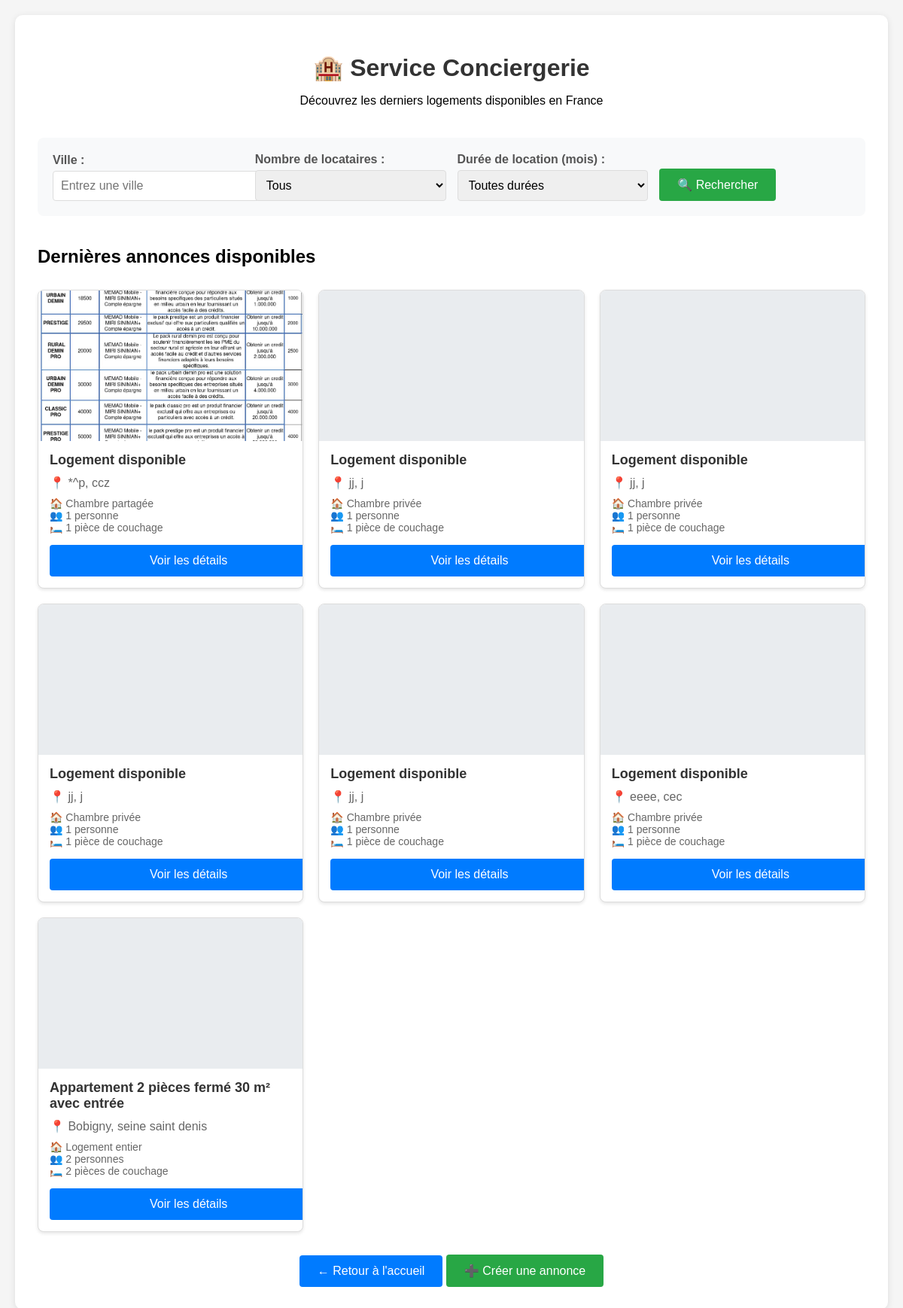
Page /conciergerie/ on the committed database.
### annonce/models.py (models this page shows)
class ImageLogement(models.Model):
    annonce = models.ForeignKey(Annonce, on_delete=models.CASCADE)
    images = models.FileField(upload_to='images/')

class Annonce(models.Model):
    user = models.ForeignKey(
        settings.AUTH_USER_MODEL,
        null=True,
        on_delete=models.CASCADE,
        unique=False
    )
    class TypeHebergement(models.TextChoices):
        Appartemment = 'APPT', _('Appartemment')
        Maison = 'MAIS', _('Maison')
        Studio = 'STUD', _('Studio')
        Autre = 'OTHR', _('Autre')
    hebergement_choice = models.CharField(
        max_length=4,
        choices=TypeHebergement.choices,
        default=TypeHebergement.Appartemment,
        verbose_name="Type d'hébergement"
    )
    class TypeLocation(models.TextChoices):
        logement_entier = 'ENTR', _('Logement entier')
        chambre_privee = 'PRIV', _('Chambre privée')
        chambre_partagee = 'PART', _('Chambre partagée')
    type_location_choices = models.CharField(
        max_length=4,
        choices=TypeLocation.choices,
        default=TypeLocation.logement_entier,
        verbose_name="Location partielle ou totale"
    )
    categorie_logement = models.CharField(max_length=50, blank=True)
    titre_logement = models.CharField(max_length=50, blank=True)
    description = models.TextField(blank=True)
    nombre_personne = IntegerField(
        default=1,
        validators=[
            MaxValueValidator(20),
            MinValueValidator(1)
        ],
        blank=True
    )
    pieces_couchage = IntegerField(
        default=1,
        validators=[
            MaxValueValidator(10),
            MinValueValidator(1)
        ],
        blank=True
    )
    equipements = models.ManyToManyField(Equipements, blank=True)
    services = models.ManyToManyField(Services, blank=True)
    categorie_service = models.ManyToManyField(CategorieService, blank=True)
    charges = models.ManyToManyField(Charges, blank=True)
    dureeLocationMini = models.CharField(blank=True,null=True, max_length=50)
    dureeLocationMaxi = models.CharField(blank=True,null=True, max_length=50)
    loyer_tc = models.FloatField(max_length=50, blank=True, null=True)
    charges_loyer = models.FloatField(max_length=50, blank=True, null=True)
    reservation = models.OneToOneField(
        settings.AUTH_USER_MODEL,
        null=True,
        on_delete=models.CASCADE,
        unique=False,
        related_name = 'user_reserved'
    )
    reserved = models.BooleanField(default=False)
    address = models.OneToOneField(
        AdressAnnonce,
        on_delete=models.CASCADE,
        null=True,
    )

class AdressAnnonce(models.Model):
    rue = models.CharField(blank=True, max_length=20)
    voie = models.CharField(blank=True, max_length=35)
    ville = models.CharField(blank=True, max_length=20)
    region = models.CharField(blank=True, max_length=20)
    zipCode = models.CharField(blank=True, max_length=5)
    pays = models.CharField(blank=True, max_length=20)

### conciergerie/views.py (the view)
# urls.py: path('', views.home, name='home'),
def home(request):
    query_ville = request.GET.get('place')
    query_location = request.GET.get('query_location')
    query_locataires = request.GET.get('query_locataires')
    lastannonce = Annonce.objects.filter(address__pays__icontains="France")
    lastannonce = lastannonce.order_by('-id')[:10]
    image = ImageLogement.objects.all()
    context = {'annonce': lastannonce, 'image': image}
    return render(request, 'conciergerie/index.html', context)

### templates/conciergerie/index.html (shortened to what this page needs)
<!DOCTYPE html>
<html lang="fr">
<head>
</head>
<body>
    <div class="container">
        <div class="header">
            <h1>🏨 Service Conciergerie</h1>
            <p>Découvrez les derniers logements disponibles en France</p>
        </div>
        <form class="search-form" method="get" action="{% url 'search_conciergerie' %}">
            <div class="form-row">
                <div class="form-group">
                    <label for="query_ville">Ville :</label>
                    <input type="text" name="query_ville" id="query_ville" placeholder="Entrez une ville">
                </div>
                <div class="form-group">
                    <label for="query_locataires">Nombre de locataires :</label>
                    <select name="query_locataires" id="query_locataires">
                        <option value="">Tous</option>
                    </select>
                </div>
                <div class="form-group">
                    <label for="query_location">Durée de location (mois) :</label>
                    <select name="query_location" id="query_location">
                        <option value="">Toutes durées</option>
                    </select>
                </div>
                <div class="form-group">
                    <button type="submit" class="btn btn-search">🔍 Rechercher</button>
                </div>
            </div>
        </form>
        <h2>Dernières annonces disponibles</h2>
        {% if annonce %}
        <div class="annonces-grid">
            {% for ann in annonce %}
            <div class="annonce-card">
                <div class="annonce-image">
                    {% for img in image %}
                        {% if img.annonce == ann %}
                            <img src="{{ img.images.url }}" alt="Photo du logement">
                        {% endif %}
                    {% empty %}
                        📷 Aucune image
                    {% endfor %}
                </div>
                <div class="annonce-content">
                    <div class="annonce-title">
                        {{ ann.titre_logement|default:"Logement disponible" }}
                    </div>
                    {% if ann.address %}
                    <div class="annonce-location">
                        📍 {{ ann.address.ville }}, {{ ann.address.region }}
                    </div>
                    {% endif %}
                    <div class="annonce-details">
                        <div>🏠 {{ ann.get_type_location_choices_display }}</div>
                        <div>👥 {{ ann.nombre_personne }} personne{{ ann.nombre_personne|pluralize }}</div>
                        {% if ann.pieces_couchage %}
                        <div>🛏️ {{ ann.pieces_couchage }} pièce{{ ann.pieces_couchage|pluralize }} de couchage</div>
                        {% endif %}
                    </div>
                    <a href="/annonce/{{ ann.id }}/" class="btn" style="width: 100%; text-align: center;">
                        Voir les détails
                    </a>
                </div>
            </div>
            {% endfor %}
        </div>
        {% else %}
        <div style="text-align: center; padding: 40px; color: #666;">
            <h3>Aucune annonce disponible pour le moment</h3>
            <p>Revenez plus tard pour découvrir de nouvelles offres !</p>
        </div>
        {% endif %}
        <div class="navigation">
            <a href="/" class="btn">← Retour à l'accueil</a>
            <a href="/creer-annonce" class="btn" style="background-color: #28a745;">➕ Créer une annonce</a>
        </div>
    </div>
</body>
</html>

### templates/conciergerie/index.html (style rules this page uses)
body { font-family: Arial, sans-serif; margin: 0; padding: 20px; background-color: #f5f5f5; }
.container { max-width: 1200px; margin: 0 auto; background: white; padding: 30px; border-radius: 10px; box-shadow: 0 2px 10px rgba(0,0,0,0.1); }
.header { text-align: center; margin-bottom: 40px; }
.header h1 { color: #333; margin-bottom: 10px; }
.search-form { background-color: #f8f9fa; padding: 20px; border-radius: 8px; margin-bottom: 40px; }
.form-row { display: flex; gap: 15px; align-items: end; flex-wrap: wrap; }
.form-group { flex: 1; min-width: 200px; }
.form-group label { display: block; margin-bottom: 5px; font-weight: bold; color: #555; }
.form-group input, .form-group select { width: 100%; padding: 10px; border: 1px solid #ddd; border-radius: 4px; font-size: 16px; }
.btn { background-color: #007bff; color: white; padding: 12px 24px; border: none; border-radius: 4px; cursor: pointer; text-decoration: none; display: inline-block; font-size: 16px; }
.btn-search { background-color: #28a745; }
.annonces-grid { display: grid; grid-template-columns: repeat(auto-fill, minmax(300px, 1fr)); gap: 20px; margin-top: 30px; }
.annonce-card { border: 1px solid #ddd; border-radius: 8px; overflow: hidden; background: white; box-shadow: 0 2px 4px rgba(0,0,0,0.1); transition: transform 0.2s; }
.annonce-image { width: 100%; height: 200px; background-color: #e9ecef; display: flex; align-items: center; justify-content: center; color: #6c757d; }
.annonce-image img { width: 100%; height: 100%; object-fit: cover; }
.annonce-content { padding: 15px; }
.annonce-title { font-size: 18px; font-weight: bold; color: #333; margin-bottom: 10px; }
.annonce-location { color: #666; margin-bottom: 10px; }
.annonce-details { font-size: 14px; color: #666; margin-bottom: 15px; }
.navigation { text-align: center; margin-top: 30px; }

### rows in the picture
Annonce: titre_logement "Logement disponible", address.ville "*^p", address.region "ccz", type_location_choices "Chambre partagée", nombre_personne "1", pieces_couchage "1"
ImageLogement: images (picture)
Annonce: titre_logement "Logement disponible", address.ville "jj", address.region "j", type_location_choices "Chambre privée", nombre_personne "1", pieces_couchage "1"
Annonce: titre_logement "Logement disponible", address.ville "jj", address.region "j", type_location_choices "Chambre privée", nombre_personne "1", pieces_couchage "1"
Annonce: titre_logement "Logement disponible", address.ville "jj", address.region "j", type_location_choices "Chambre privée", nombre_personne "1", pieces_couchage "1"
Annonce: titre_logement "Logement disponible", address.ville "jj", address.region "j", type_location_choices "Chambre privée", nombre_personne "1", pieces_couchage "1"
Annonce: titre_logement "Logement disponible", address.ville "eeee", address.region "cec", type_location_choices "Chambre privée", nombre_personne "1", pieces_couchage "1"
Annonce: titre_logement "Appartement 2 pièces fermé 30 m² avec entrée", address.ville "Bobigny", address.region "seine saint denis", type_location_choices "Logement entier", nombre_personne "2", pieces_couchage "2", {{ ann.id }} 1 (drawn)
